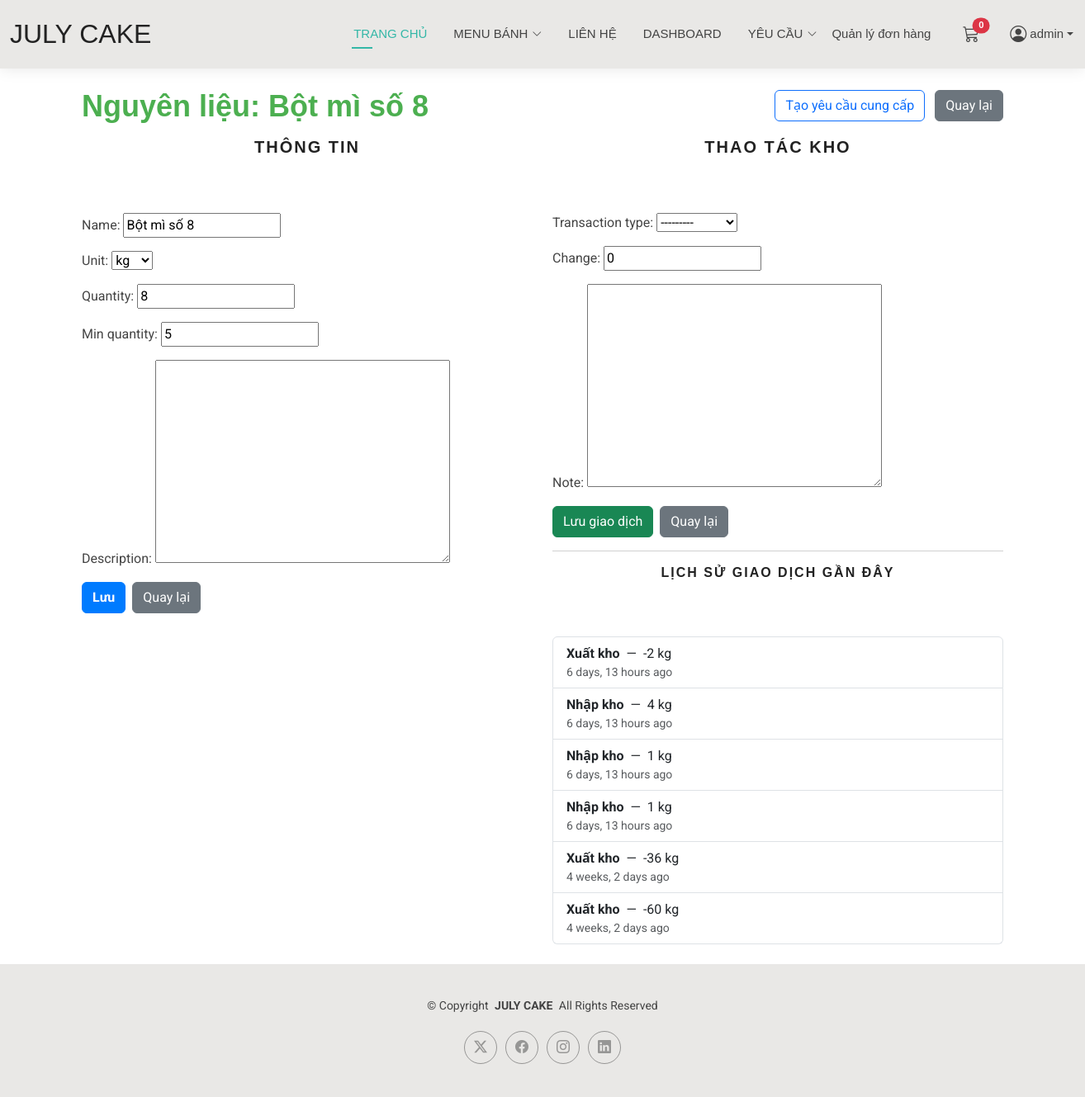
Screenshot of /dashboard/inventory/1/ (signed in) with the database file from the repository.
### dashboard/models.py (models this page shows, shortened)
class Ingredient(models.Model):
    UNIT_CHOICES = [
        ('kg', 'kg'),
        ('g', 'g'),
        ('l', 'l'),
        ('ml', 'ml'),
        ('pcs', 'cái'),
        ('box', 'hộp'),
    ]
    name = models.CharField(max_length=200, unique=True)
    unit = models.CharField(max_length=10, choices=UNIT_CHOICES, default='kg')
    quantity = models.PositiveIntegerField(default=1)
    min_quantity = models.PositiveIntegerField(default=1)
    description = models.TextField(blank=True)
    last_updated = models.DateTimeField(auto_now=True)
    class Meta:
        ordering = ['name']

class InventoryTransaction(models.Model):
    TRANSACTION_TYPES = [
        ('IN', 'Nhập kho'),
        ('OUT', 'Xuất kho'),
        ('ADJ', 'Điều chỉnh'),
    ]
    ingredient = models.ForeignKey(Ingredient, on_delete=models.CASCADE, related_name='transactions')
    transaction_type = models.CharField(max_length=3, choices=TRANSACTION_TYPES)
    change = models.IntegerField(default=0)
    note = models.TextField(blank=True)
    created_at = models.DateTimeField(default=timezone.now)
    class Meta:
        ordering = ['-created_at']

### dashboard/views.py (the view, shortened to what this page needs)
# urls.py: path('inventory/<int:pk>/', IngredientUpdateView.as_view(), name='ingredient_detail'),
class IngredientUpdateView(StaffRequiredMixin, UpdateView):
    model = Ingredient
    form_class = IngredientForm
    template_name = 'dashboard/ingredient_detail.html'
    context_object_name = 'ingredient'
    def get_context_data(self, **kwargs):
        ctx = super().get_context_data(**kwargs)
        ctx['tx_form'] = InventoryTransactionForm()
        ctx['transactions'] = self.object.transactions.all()[:20]
        ctx['creating'] = False
        return ctx

### dashboard/views.py (shortened to what this page needs)
class IngredientForm(forms.ModelForm):
    class Meta:
        model = Ingredient
        fields = ['name', 'unit', 'quantity', 'min_quantity', 'description']

class InventoryTransactionForm(forms.ModelForm):
    class Meta:
        model = InventoryTransaction
        fields = ['transaction_type', 'change', 'note']

### cart/context_processors.py (called while the page is built)
def cart_count(request):
    if getattr(request, 'user', None) and request.user.is_authenticated:
        total = CartItem.objects.filter(cart__user=request.user).aggregate(total=Sum('quantity'))['total'] or 0
    else:
        cart = request.session.get('cart', {})
        try:
            total = sum(int(item.get('quantity', 0) or 0) for item in cart.values())
        except Exception:
            total = 0
    return {'cart_count': int(total)}

### dashboard/views.py (called while the page is built)
    def test_func(self):
        return self.request.user.is_staff

### dashboard/templates/dashboard/ingredient_detail.html (shortened to what this page needs)
{% extends 'base.html' %}
{% load static %}
{% load humanize %}
{% block extra_css %}
<link rel="stylesheet" href="{% static 'dashboard/css/dashboard.css' %}">
{% endblock %}
{% block content %}
<div class="container py-4">
    {% if creating %}
        <h2 class="hero-title mb-4">Thêm nguyên liệu mới</h2>
    {% else %}
        <div class="d-flex justify-content-between align-items-center mb-3">
            <h2 class="hero-title mb-0">Nguyên liệu: {{ ingredient.name }}</h2>
            <div>
                {% if user.is_staff %}
                <a href="{% url 'suppliers:admin_request_create' %}?ingredient={{ ingredient.pk }}"
                   class="btn btn-outline-primary me-2">
                    Tạo yêu cầu cung cấp
                </a>
                {% endif %}
                <a class="btn btn-secondary" href="{% url 'dashboard:inventory_list' %}">Quay lại</a>
            </div>
        </div>
    {% endif %}
    <div class="row">
        <div class="col-md-6">
            <h5 class="section-title">Thông tin</h5>
            <form method="post">
                {{ form.as_p }}
                <div class="d-flex gap-2">
                    <button class="btn btn-primary">Lưu</button>
                    <a href="{% url 'dashboard:inventory_list' %}" class="btn btn-secondary">Quay lại</a>
                </div>
            </form>
        </div>
        {% if not creating %}
        <div class="col-md-6">
            <h5 class="section-title">Thao tác kho</h5>
            <form method="post" action="{% url 'dashboard:add_transaction' ingredient.pk %}">
                {{ tx_form.as_p }}
                <div class="d-flex gap-2">
                    <button class="btn btn-success">Lưu giao dịch</button>
                    <a class="btn btn-secondary" href="{% url 'dashboard:inventory_list' %}">Quay lại</a>
                </div>
            </form>
            <hr>
            <h6 class="section-title">Lịch sử giao dịch gần đây</h6>
            <ul class="list-group">
                {% for tx in transactions %}
                <li class="list-group-item">
                    <strong>{{ tx.get_transaction_type_display }}</strong>
                    &nbsp;—&nbsp; {{ tx.change|intcomma }} {{ ingredient.unit }}
                    <div class="text-muted small">{{ tx.created_at|naturaltime }}{% if tx.note %} — {{ tx.note }}{% endif %}</div>
                </li>
                {% empty %}
                <li class="list-group-item text-muted">Chưa có giao dịch</li>
                {% endfor %}
            </ul>
        </div>
        {% endif %}
    </div>
</div>
{% endblock %}

### templates/base.html (shortened to what this page needs)
{% load static %}
<!DOCTYPE html>
<html lang="en">
<head>
  <link href="{% static 'assets/vendor/bootstrap/css/bootstrap.min.css' %}" rel="stylesheet">
  <link href="{% static 'assets/vendor/bootstrap-icons/bootstrap-icons.css' %}" rel="stylesheet">
  <link href="{% static 'assets/vendor/aos/aos.css' %}" rel="stylesheet">
  <link href="{% static 'assets/vendor/swiper/swiper-bundle.min.css' %}" rel="stylesheet">
  <link href="{% static 'assets/vendor/glightbox/css/glightbox.min.css' %}" rel="stylesheet">
  <link href="{% static 'assets/css/main.css' %}" rel="stylesheet">
    {% block extra_css %}{% endblock %}
</head>
<body>
<header id="header" class="header d-flex align-items-center light-background sticky-top">
  <div class="container-fluid position-relative d-flex align-items-center justify-content-between">
    <a href="{% url 'home:index' %}" class="logo d-flex align-items-center me-auto me-xl-0">
      <h1 class="sitename">JULY CAKE</h1>
    </a>
    <nav id="navmenu" class="navmenu">
      <ul>
        <li><a href="{% url 'home:index' %}" class="active">TRANG CHỦ</a></li>
        <li class="dropdown">
          <a href="{% url 'products:list' %}"><span>MENU BÁNH</span> <i class="bi bi-chevron-down toggle-dropdown"></i></a>
        </li>
        <li><a href="{% url 'home:contact' %}">LIÊN HỆ</a></li>
          {% if user.is_authenticated %}
    {% if user.is_staff %}
        <li><a href="/dashboard/order-statistics/">DASHBOARD</a></li>
          <li class="dropdown">
          <a href=""><span>YÊU CẦU</span> <i class="bi bi-chevron-down toggle-dropdown"></i></a>
        </li>
          <a href="{% url 'payments:process_orders' %}" class="nav-link">Quản lý đơn hàng</a>
    {% elif user.supplier_profile %}
        <li>
            <a class="nav-link" href="{% url 'suppliers:requests_list' %}">Cung cấp</a>
        </li>
    {% endif %}
{% endif %}
        <li class="ms-3">
          <a href="{% url 'cart:detail' %}" class="position-relative">
            <i class="bi bi-cart3 fs-5"></i>
            <span class="position-absolute top-0 start-100 translate-middle badge rounded-pill bg-danger">
              {% if cart_count %}{{ cart_count }}{% else %}0{% endif %}
            </span>
          </a>
        </li>
        {% if user.is_authenticated %}
         <li class="nav-item dropdown">
              <a class="nav-link dropdown-toggle d-flex align-items-center" href="#" id="userDropdown" role="button" data-bs-toggle="dropdown" aria-expanded="false">
                <i class="bi bi-person-circle fs-5 me-1"></i>
                {{ user.username }}
              </a>
            </li>
        {% else %}
          <li class="ms-3">
            <a href="{% url 'home:login' %}"> Đăng nhập</a>
          </li>
        {% endif %}
      </ul>
    </nav>
  </div>
</header>
{% block content %}
{% endblock %}
<footer id="footer" class="footer light-background">
  <div class="container">
    <div class="copyright text-center">
      <p>© <span>Copyright</span> <strong class="px-1 sitename">JULY CAKE</strong> <span>All Rights Reserved<br></span></p>
    </div>
    <div class="social-links d-flex justify-content-center">
      <a href=""><i class="bi bi-twitter-x"></i></a>
      <a href="https://www.facebook.com/TiemminhlaJulycake"><i class="bi bi-facebook"></i></a>
      <a href="https://www.instagram.com/tiemminhlajulycake/"><i class="bi bi-instagram"></i></a>
      <a href=""><i class="bi bi-linkedin"></i></a>
    </div>
  </div>
</footer>
</body>
</html>

### first_project/static/assets/css/main.css (style rules this page uses)
:root { --default-font: "Roboto", system-ui, -apple-system, "Segoe UI", Roboto, "Helvetica Neue", Arial, "Noto Sans", "Liberation Sans", sans-serif, "Apple Color Emoji", "Segoe UI Emoji", "Segoe UI Symbol", "Noto Color Emoji"; --heading-font: "Raleway", sans-serif; --nav-font: "Poppins", sans-serif; }
:root { --background-color: #ffffff; --default-color: #444444; --heading-color: #222222; --accent-color: #34b7a7; --surface-color: #ffffff; --contrast-color: #ffffff; }
:root { --nav-color: #444444; --nav-hover-color: #34b7a7; --nav-mobile-background-color: #ffffff; --nav-dropdown-background-color: #ffffff; --nav-dropdown-color: #444444; --nav-dropdown-hover-color: #34b7a7; }
.light-background { --background-color: #e9e8e6; --surface-color: #ffffff; }
:root { scroll-behavior: smooth; }
body { color: var(--default-color); background-color: var(--background-color); font-family: var(--default-font); }
a { color: var(--accent-color); text-decoration: none; transition: 0.3s; }
h1, h2, h3, h4, h5, h6 { color: var(--heading-color); font-family: var(--heading-font); }
.header { color: var(--default-color); background-color: var(--background-color); padding: 15px 0; transition: all 0.5s; z-index: 997; box-shadow: 0px 0 18px rgba(0, 0, 0, 0.1); }
.header .logo { line-height: 1; }
.header .logo h1 { font-size: 32px; margin: 0; font-weight: 300; text-transform: uppercase; color: var(--heading-color); }
@media (min-width: 1200px) { .navmenu { padding: 0; } }
@media (min-width: 1200px) { .navmenu ul { margin: 0; padding: 0; display: flex; list-style: none; align-items: center; } }
@media (min-width: 1200px) { .navmenu li { position: relative; } }
@media (min-width: 1200px) { .navmenu>ul>li { white-space: nowrap; padding: 15px 14px; } }
@media (min-width: 1200px) { .navmenu>ul>li:last-child { padding-right: 0; } }
@media (min-width: 1200px) { .navmenu a, .navmenu a:focus { color: var(--nav-color); font-size: 15px; padding: 0 2px; font-family: var(--nav-font); font-weight: 400; display: flex; align-items: center; justify-content: space-between; white-space: nowrap; transition: 0.3s; position: relative; } }
@media (min-width: 1200px) { .navmenu a i, .navmenu a:focus i { font-size: 12px; line-height: 0; margin-left: 5px; transition: 0.3s; } }
@media (min-width: 1200px) { .navmenu>ul>li>a:before { content: ""; position: absolute; height: 2px; bottom: -6px; left: 0; background-color: var(--nav-hover-color); visibility: hidden; width: 0px; transition: all 0.3s ease-in-out 0s; } }
@media (min-width: 1200px) { .navmenu a:hover:before, .navmenu li:hover>a:before, .navmenu .active:before { visibility: visible; width: 25px; } }
@media (min-width: 1200px) { .navmenu li:hover>a, .navmenu .active, .navmenu .active:focus { color: var(--nav-hover-color); } }
.footer { color: var(--default-color); background-color: var(--background-color); font-size: 14px; padding: 40px 0; position: relative; }
.footer .copyright p { margin-bottom: 0; }
.footer .social-links { margin-top: 20px; }
.footer .social-links a { display: flex; align-items: center; justify-content: center; width: 40px; height: 40px; border-radius: 50%; border: 1px solid color-mix(in srgb, var(--default-color), transparent 50%); font-size: 16px; color: color-mix(in srgb, var(--default-color), transparent 50%); margin: 0 5px; transition: 0.3s; }
.section-title { text-align: center; padding-bottom: 60px; position: relative; }

### dashboard/static/dashboard/css/dashboard.css (style rules this page uses)
.hero-title { color: #4CAF50; font-size: 36px; font-weight: bold; }
.section-title { font-weight: bold; text-transform: uppercase; letter-spacing: 2px; }
.btn-primary { background-color: #007bff; border-color: #007bff; font-weight: bold; color: #fff; }

### rows the page displays
Ingredient: name "Bột mì số 8", unit "kg", quantity "8", min_quantity "5"
InventoryTransaction: transaction_type "Xuất kho", change "-2", created_at "6 days, 13 hours ago"
InventoryTransaction: transaction_type "Nhập kho", change "4", created_at "6 days, 13 hours ago"
InventoryTransaction: transaction_type "Nhập kho", change "1", created_at "6 days, 13 hours ago"
InventoryTransaction: transaction_type "Nhập kho", change "1", created_at "6 days, 13 hours ago"
InventoryTransaction: transaction_type "Xuất kho", change "-36", created_at "4 weeks, 2 days ago"
InventoryTransaction: transaction_type "Xuất kho", change "-60", created_at "4 weeks, 2 days ago"

### other values shown
{{ user.username }} "admin"
